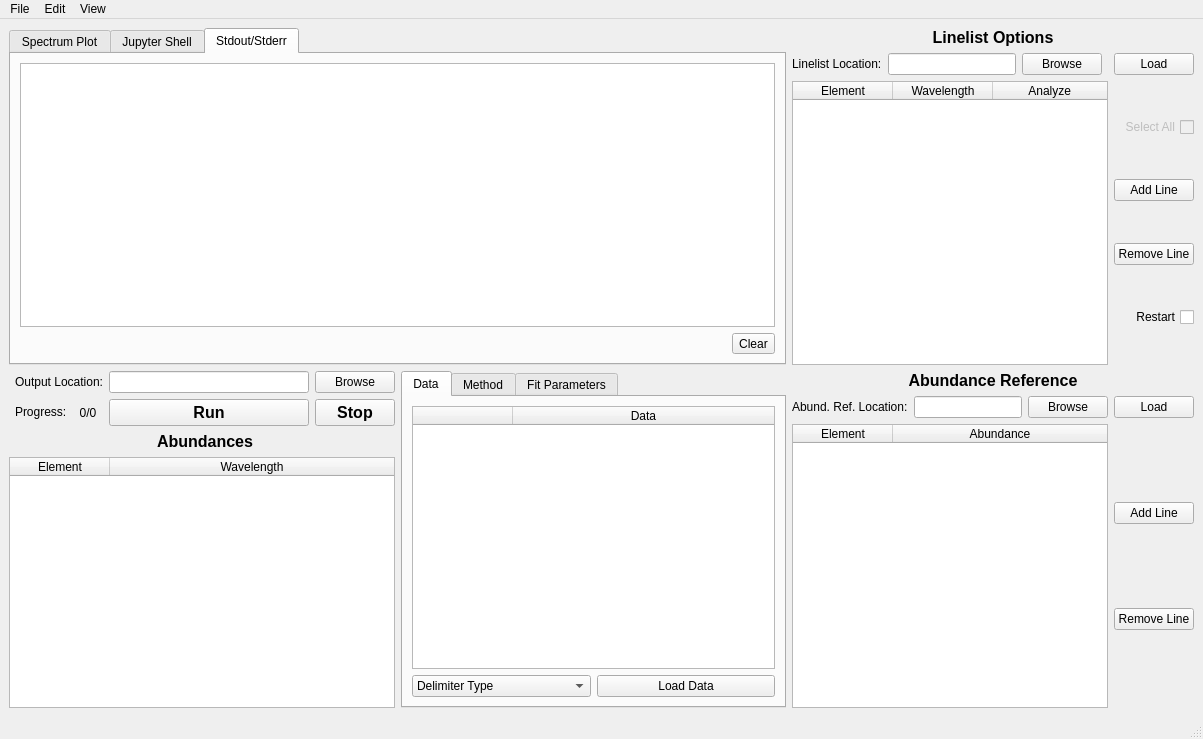
<?xml version="1.0" encoding="UTF-8"?>
<ui version="4.0">
 <class>MEAFS</class>
 <widget class="QMainWindow" name="MEAFS">
  <property name="geometry">
   <rect>
    <x>0</x>
    <y>0</y>
    <width>1203</width>
    <height>739</height>
   </rect>
  </property>
  <property name="windowTitle">
   <string>MEAFS</string>
  </property>
  <widget class="QWidget" name="centralwidget">
   <layout class="QGridLayout" name="gridLayout">
    <item row="4" column="3">
     <layout class="QGridLayout" name="refer">
      <item row="1" column="1">
       <widget class="QLineEdit" name="refername"/>
      </item>
      <item row="0" column="0" colspan="4">
       <widget class="QLabel" name="referlabel">
        <property name="font">
         <font>
          <pointsize>12</pointsize>
          <weight>75</weight>
          <bold>true</bold>
         </font>
        </property>
        <property name="text">
         <string>Abundance Reference</string>
        </property>
        <property name="alignment">
         <set>Qt::AlignCenter</set>
        </property>
       </widget>
      </item>
      <item row="1" column="0">
       <widget class="QLabel" name="referlabel2">
        <property name="font">
         <font>
          <weight>50</weight>
          <bold>false</bold>
         </font>
        </property>
        <property name="text">
         <string>Abund. Ref. Location:</string>
        </property>
       </widget>
      </item>
      <item row="2" column="3">
       <layout class="QVBoxLayout" name="verticalLayout_3">
        <item>
         <widget class="QPushButton" name="referaddline">
          <property name="text">
           <string>Add Line</string>
          </property>
         </widget>
        </item>
        <item>
         <widget class="QPushButton" name="referremoveline">
          <property name="text">
           <string>Remove Line</string>
          </property>
         </widget>
        </item>
       </layout>
      </item>
      <item row="1" column="2">
       <widget class="QPushButton" name="referbrowse">
        <property name="text">
         <string>Browse</string>
        </property>
       </widget>
      </item>
      <item row="1" column="3">
       <widget class="QPushButton" name="referload">
        <property name="text">
         <string>Load</string>
        </property>
       </widget>
      </item>
      <item row="2" column="0" colspan="3">
       <widget class="QTableWidget" name="refercontent">
        <attribute name="horizontalHeaderVisible">
         <bool>true</bool>
        </attribute>
        <attribute name="horizontalHeaderCascadingSectionResizes">
         <bool>false</bool>
        </attribute>
        <attribute name="horizontalHeaderShowSortIndicator" stdset="0">
         <bool>false</bool>
        </attribute>
        <attribute name="horizontalHeaderStretchLastSection">
         <bool>true</bool>
        </attribute>
        <column>
         <property name="text">
          <string>Element</string>
         </property>
        </column>
        <column>
         <property name="text">
          <string>Abundance</string>
         </property>
        </column>
       </widget>
      </item>
     </layout>
    </item>
    <item row="4" column="1">
     <layout class="QGridLayout" name="outputabundances">
      <item row="3" column="4">
       <widget class="QPushButton" name="outputbrowse">
        <property name="text">
         <string>Browse</string>
        </property>
       </widget>
      </item>
      <item row="3" column="3">
       <widget class="QLineEdit" name="outputname"/>
      </item>
      <item row="5" column="1" colspan="4">
       <widget class="QLabel" name="abundanceslabel">
        <property name="font">
         <font>
          <pointsize>12</pointsize>
          <weight>75</weight>
          <bold>true</bold>
         </font>
        </property>
        <property name="text">
         <string>Abundances</string>
        </property>
        <property name="alignment">
         <set>Qt::AlignCenter</set>
        </property>
       </widget>
      </item>
      <item row="6" column="0" colspan="5">
       <widget class="QTableWidget" name="abundancetable">
        <property name="sizePolicy">
         <sizepolicy hsizetype="Expanding" vsizetype="Expanding">
          <horstretch>0</horstretch>
          <verstretch>0</verstretch>
         </sizepolicy>
        </property>
        <attribute name="horizontalHeaderStretchLastSection">
         <bool>true</bool>
        </attribute>
        <column>
         <property name="text">
          <string>Element</string>
         </property>
        </column>
        <column>
         <property name="text">
          <string>Wavelength</string>
         </property>
        </column>
       </widget>
      </item>
      <item row="4" column="4">
       <widget class="QPushButton" name="stop">
        <property name="font">
         <font>
          <pointsize>12</pointsize>
          <weight>75</weight>
          <bold>true</bold>
         </font>
        </property>
        <property name="text">
         <string>Stop</string>
        </property>
       </widget>
      </item>
      <item row="4" column="1">
       <widget class="QLabel" name="progresslabel">
        <property name="sizePolicy">
         <sizepolicy hsizetype="Fixed" vsizetype="Fixed">
          <horstretch>0</horstretch>
          <verstretch>0</verstretch>
         </sizepolicy>
        </property>
        <property name="text">
         <string>Progress:</string>
        </property>
       </widget>
      </item>
      <item row="4" column="3">
       <widget class="QPushButton" name="run">
        <property name="font">
         <font>
          <pointsize>12</pointsize>
          <weight>75</weight>
          <bold>true</bold>
         </font>
        </property>
        <property name="text">
         <string>Run</string>
        </property>
       </widget>
      </item>
      <item row="4" column="2">
       <widget class="QLabel" name="progressvalue">
        <property name="sizePolicy">
         <sizepolicy hsizetype="Preferred" vsizetype="Preferred">
          <horstretch>0</horstretch>
          <verstretch>0</verstretch>
         </sizepolicy>
        </property>
        <property name="text">
         <string>0/0</string>
        </property>
        <property name="alignment">
         <set>Qt::AlignCenter</set>
        </property>
       </widget>
      </item>
      <item row="3" column="1" colspan="2">
       <widget class="QLabel" name="outputlabel">
        <property name="sizePolicy">
         <sizepolicy hsizetype="Fixed" vsizetype="Fixed">
          <horstretch>0</horstretch>
          <verstretch>0</verstretch>
         </sizepolicy>
        </property>
        <property name="font">
         <font>
          <weight>50</weight>
          <bold>false</bold>
         </font>
        </property>
        <property name="text">
         <string>Output Location:</string>
        </property>
       </widget>
      </item>
     </layout>
    </item>
    <item row="3" column="3">
     <layout class="QGridLayout" name="linelist">
      <item row="0" column="0" colspan="5">
       <widget class="QLabel" name="linelistlabel">
        <property name="font">
         <font>
          <pointsize>12</pointsize>
          <weight>75</weight>
          <bold>true</bold>
         </font>
        </property>
        <property name="frameShape">
         <enum>QFrame::NoFrame</enum>
        </property>
        <property name="frameShadow">
         <enum>QFrame::Plain</enum>
        </property>
        <property name="text">
         <string>Linelist Options</string>
        </property>
        <property name="textFormat">
         <enum>Qt::AutoText</enum>
        </property>
        <property name="scaledContents">
         <bool>false</bool>
        </property>
        <property name="alignment">
         <set>Qt::AlignCenter</set>
        </property>
        <property name="textInteractionFlags">
         <set>Qt::NoTextInteraction</set>
        </property>
       </widget>
      </item>
      <item row="1" column="4">
       <widget class="QPushButton" name="linelistload">
        <property name="text">
         <string>Load</string>
        </property>
       </widget>
      </item>
      <item row="1" column="1">
       <widget class="QLineEdit" name="linelistname">
        <property name="sizePolicy">
         <sizepolicy hsizetype="Expanding" vsizetype="Fixed">
          <horstretch>0</horstretch>
          <verstretch>0</verstretch>
         </sizepolicy>
        </property>
       </widget>
      </item>
      <item row="1" column="2">
       <widget class="QPushButton" name="linelistbrowse">
        <property name="text">
         <string>Browse</string>
        </property>
       </widget>
      </item>
      <item row="1" column="0">
       <widget class="QLabel" name="linelistlabel2">
        <property name="enabled">
         <bool>true</bool>
        </property>
        <property name="sizePolicy">
         <sizepolicy hsizetype="Fixed" vsizetype="Preferred">
          <horstretch>0</horstretch>
          <verstretch>0</verstretch>
         </sizepolicy>
        </property>
        <property name="font">
         <font>
          <weight>50</weight>
          <bold>false</bold>
         </font>
        </property>
        <property name="text">
         <string>Linelist Location:</string>
        </property>
       </widget>
      </item>
      <item row="3" column="4">
       <layout class="QVBoxLayout" name="verticalLayout">
        <item>
         <widget class="QCheckBox" name="linelistcheckbox">
          <property name="enabled">
           <bool>false</bool>
          </property>
          <property name="layoutDirection">
           <enum>Qt::RightToLeft</enum>
          </property>
          <property name="text">
           <string>Select All</string>
          </property>
         </widget>
        </item>
        <item>
         <widget class="QPushButton" name="linelistaddline">
          <property name="text">
           <string>Add Line</string>
          </property>
         </widget>
        </item>
        <item>
         <widget class="QPushButton" name="linelistremoveline">
          <property name="text">
           <string>Remove Line</string>
          </property>
         </widget>
        </item>
        <item>
         <widget class="QCheckBox" name="restart">
          <property name="toolTip">
           <string>If there are lines saved in the results file, they will be erased.</string>
          </property>
          <property name="layoutDirection">
           <enum>Qt::RightToLeft</enum>
          </property>
          <property name="text">
           <string>Restart</string>
          </property>
         </widget>
        </item>
       </layout>
      </item>
      <item row="3" column="0" colspan="4">
       <widget class="QTableWidget" name="linelistcontent">
        <property name="sizeAdjustPolicy">
         <enum>QAbstractScrollArea::AdjustIgnored</enum>
        </property>
        <attribute name="horizontalHeaderStretchLastSection">
         <bool>true</bool>
        </attribute>
        <column>
         <property name="text">
          <string> Element </string>
         </property>
        </column>
        <column>
         <property name="text">
          <string> Wavelength </string>
         </property>
        </column>
        <column>
         <property name="text">
          <string> Analyze </string>
         </property>
        </column>
       </widget>
      </item>
     </layout>
    </item>
    <item row="4" column="2">
     <widget class="QTabWidget" name="methodsdatafittab">
      <property name="currentIndex">
       <number>0</number>
      </property>
      <widget class="QWidget" name="datatab">
       <attribute name="title">
        <string>Data</string>
       </attribute>
       <layout class="QGridLayout" name="gridLayout_11">
        <item row="0" column="0">
         <layout class="QGridLayout" name="gridLayout_10">
          <item row="0" column="0" colspan="2">
           <widget class="QTableWidget" name="dataloadtable">
            <property name="sizePolicy">
             <sizepolicy hsizetype="Expanding" vsizetype="Expanding">
              <horstretch>0</horstretch>
              <verstretch>0</verstretch>
             </sizepolicy>
            </property>
            <property name="sizeAdjustPolicy">
             <enum>QAbstractScrollArea::AdjustIgnored</enum>
            </property>
            <attribute name="horizontalHeaderStretchLastSection">
             <bool>true</bool>
            </attribute>
            <attribute name="verticalHeaderVisible">
             <bool>false</bool>
            </attribute>
            <column>
             <property name="text">
              <string/>
             </property>
            </column>
            <column>
             <property name="text">
              <string>Data</string>
             </property>
            </column>
           </widget>
          </item>
          <item row="1" column="0">
           <widget class="QComboBox" name="delimitertype">
            <item>
             <property name="text">
              <string>Delimiter Type</string>
             </property>
            </item>
            <item>
             <property name="text">
              <string>Comma</string>
             </property>
            </item>
            <item>
             <property name="text">
              <string>Tab</string>
             </property>
            </item>
           </widget>
          </item>
          <item row="1" column="1">
           <widget class="QPushButton" name="loaddata">
            <property name="text">
             <string>Load Data</string>
            </property>
           </widget>
          </item>
         </layout>
        </item>
       </layout>
      </widget>
      <widget class="QWidget" name="majormethodstab">
       <attribute name="title">
        <string>Method</string>
       </attribute>
       <layout class="QHBoxLayout" name="horizontalLayout_2">
        <item>
         <layout class="QVBoxLayout" name="methods">
          <item>
           <widget class="QLabel" name="methodconfiglabel">
            <property name="sizePolicy">
             <sizepolicy hsizetype="Preferred" vsizetype="Fixed">
              <horstretch>0</horstretch>
              <verstretch>0</verstretch>
             </sizepolicy>
            </property>
            <property name="font">
             <font>
              <pointsize>12</pointsize>
              <weight>75</weight>
              <bold>true</bold>
             </font>
            </property>
            <property name="autoFillBackground">
             <bool>false</bool>
            </property>
            <property name="text">
             <string>Method Configuration</string>
            </property>
            <property name="alignment">
             <set>Qt::AlignCenter</set>
            </property>
           </widget>
          </item>
          <item>
           <widget class="QComboBox" name="methodbox">
            <item>
             <property name="text">
              <string>Equivalent Width</string>
             </property>
            </item>
            <item>
             <property name="text">
              <string>TurboSpectrum</string>
             </property>
            </item>
            <item>
             <property name="text">
              <string>PFANT</string>
             </property>
            </item>
            <item>
             <property name="text">
              <string>Synthe</string>
             </property>
            </item>
           </widget>
          </item>
          <item>
           <widget class="QTabWidget" name="methodstab">
            <property name="font">
             <font>
              <pointsize>10</pointsize>
             </font>
            </property>
            <property name="accessibleName">
             <string/>
            </property>
            <property name="currentIndex">
             <number>0</number>
            </property>
            <widget class="QWidget" name="eqwidthtab">
             <attribute name="title">
              <string>Eq. Width</string>
             </attribute>
             <layout class="QGridLayout" name="gridLayout_9">
              <item row="0" column="0">
               <layout class="QGridLayout" name="gridLayout_8">
                <item row="2" column="0">
                 <widget class="QLabel" name="convinitguesslabel">
                  <property name="text">
                   <string>Convolution</string>
                  </property>
                 </widget>
                </item>
                <item row="3" column="0">
                 <widget class="QLabel" name="deepthinitguesslabel">
                  <property name="text">
                   <string>Deepth</string>
                  </property>
                 </widget>
                </item>
                <item row="3" column="1">
                 <widget class="QDoubleSpinBox" name="deepthinitguessvalue">
                  <property name="decimals">
                   <number>4</number>
                  </property>
                  <property name="minimum">
                   <double>-99.989999999999995</double>
                  </property>
                 </widget>
                </item>
                <item row="2" column="1">
                 <widget class="QDoubleSpinBox" name="convinitguessvalue">
                  <property name="decimals">
                   <number>4</number>
                  </property>
                  <property name="minimum">
                   <double>-99.989999999999995</double>
                  </property>
                 </widget>
                </item>
                <item row="0" column="1">
                 <widget class="QComboBox" name="ewfuncbox">
                  <item>
                   <property name="text">
                    <string>Gaussian</string>
                   </property>
                  </item>
                  <item>
                   <property name="text">
                    <string>Lorentzian</string>
                   </property>
                  </item>
                  <item>
                   <property name="text">
                    <string>Voigt</string>
                   </property>
                  </item>
                 </widget>
                </item>
                <item row="1" column="0" colspan="2">
                 <widget class="QLabel" name="initguesslabel">
                  <property name="text">
                   <string>Inital Guess</string>
                  </property>
                  <property name="alignment">
                   <set>Qt::AlignCenter</set>
                  </property>
                 </widget>
                </item>
                <item row="0" column="0">
                 <widget class="QLabel" name="ewfunclabel">
                  <property name="text">
                   <string>Profile to Fit</string>
                  </property>
                 </widget>
                </item>
               </layout>
              </item>
             </layout>
            </widget>
            <widget class="QWidget" name="turbspectrumtab">
             <attribute name="title">
              <string>TurboSpectrum</string>
             </attribute>
             <layout class="QGridLayout" name="gridLayout_3">
              <item row="0" column="0">
               <layout class="QGridLayout" name="gridLayout_2">
                <item row="1" column="0">
                 <widget class="QLineEdit" name="turbospectrumconfigname"/>
                </item>
                <item row="3" column="0">
                 <widget class="QLineEdit" name="turbospectrumoutputname"/>
                </item>
                <item row="1" column="1">
                 <widget class="QPushButton" name="turbospectrumconfigbrowse">
                  <property name="text">
                   <string>Browse</string>
                  </property>
                 </widget>
                </item>
                <item row="3" column="1">
                 <widget class="QPushButton" name="turbospectrumoutputbrowse">
                  <property name="text">
                   <string>Browse</string>
                  </property>
                 </widget>
                </item>
                <item row="2" column="0" colspan="2">
                 <widget class="QLabel" name="turbospectrumoutputlabel">
                  <property name="font">
                   <font>
                    <pointsize>10</pointsize>
                    <weight>50</weight>
                    <bold>false</bold>
                   </font>
                  </property>
                  <property name="text">
                   <string>TurboSpectrum Output Location</string>
                  </property>
                  <property name="alignment">
                   <set>Qt::AlignCenter</set>
                  </property>
                 </widget>
                </item>
                <item row="0" column="0" colspan="2">
                 <widget class="QLabel" name="turbospectrumconfiglabel">
                  <property name="font">
                   <font>
                    <pointsize>10</pointsize>
                    <weight>50</weight>
                    <bold>false</bold>
                   </font>
                  </property>
                  <property name="text">
                   <string>TurboSpectrum Configuration File Location</string>
                  </property>
                  <property name="alignment">
                   <set>Qt::AlignCenter</set>
                  </property>
                 </widget>
                </item>
               </layout>
              </item>
             </layout>
            </widget>
            <widget class="QWidget" name="pfanttab">
             <attribute name="title">
              <string>PFANT</string>
             </attribute>
             <layout class="QGridLayout" name="gridLayout_7">
              <item row="0" column="0">
               <layout class="QGridLayout" name="gridLayout_6">
                <item row="0" column="0">
                 <widget class="QLabel" name="label_3">
                  <property name="font">
                   <font>
                    <pointsize>12</pointsize>
                    <weight>75</weight>
                    <bold>true</bold>
                   </font>
                  </property>
                  <property name="text">
                   <string>Not Implemented</string>
                  </property>
                  <property name="alignment">
                   <set>Qt::AlignCenter</set>
                  </property>
                 </widget>
                </item>
               </layout>
              </item>
             </layout>
            </widget>
            <widget class="QWidget" name="synthetab">
             <attribute name="title">
              <string>Synthe</string>
             </attribute>
             <layout class="QGridLayout" name="gridLayout_5">
              <item row="0" column="0">
               <layout class="QGridLayout" name="gridLayout_4">
                <item row="0" column="0">
                 <widget class="QLabel" name="label_4">
                  <property name="font">
                   <font>
                    <pointsize>12</pointsize>
                    <weight>75</weight>
                    <bold>true</bold>
                   </font>
                  </property>
                  <property name="text">
                   <string>Not Implemented</string>
                  </property>
                  <property name="alignment">
                   <set>Qt::AlignCenter</set>
                  </property>
                 </widget>
                </item>
               </layout>
              </item>
             </layout>
            </widget>
           </widget>
          </item>
         </layout>
        </item>
       </layout>
      </widget>
      <widget class="QWidget" name="fitparameterstab">
       <attribute name="title">
        <string>Fit Parameters</string>
       </attribute>
       <layout class="QGridLayout" name="gridLayout_13">
        <item row="0" column="0">
         <layout class="QGridLayout" name="fitparameters">
          <item row="0" column="0">
           <widget class="QLabel" name="linedeflabel">
            <property name="sizePolicy">
             <sizepolicy hsizetype="Fixed" vsizetype="Fixed">
              <horstretch>0</horstretch>
              <verstretch>0</verstretch>
             </sizepolicy>
            </property>
            <property name="text">
             <string>Current</string>
            </property>
            <property name="alignment">
             <set>Qt::AlignCenter</set>
            </property>
           </widget>
          </item>
          <item row="1" column="0" colspan="3">
           <widget class="Line" name="line_2">
            <property name="orientation">
             <enum>Qt::Horizontal</enum>
            </property>
           </widget>
          </item>
          <item row="3" column="0">
           <widget class="QLabel" name="continuumlabel">
            <property name="sizePolicy">
             <sizepolicy hsizetype="Fixed" vsizetype="Preferred">
              <horstretch>0</horstretch>
              <verstretch>0</verstretch>
             </sizepolicy>
            </property>
            <property name="text">
             <string>Continuum</string>
            </property>
            <property name="alignment">
             <set>Qt::AlignCenter</set>
            </property>
           </widget>
          </item>
          <item row="6" column="2">
           <widget class="QDoubleSpinBox" name="abundancevalue">
            <property name="decimals">
             <number>4</number>
            </property>
            <property name="minimum">
             <double>-1000.000000000000000</double>
            </property>
            <property name="maximum">
             <double>1000.000000000000000</double>
            </property>
            <property name="singleStep">
             <double>0.010000000000000</double>
            </property>
           </widget>
          </item>
          <item row="0" column="2">
           <widget class="QLabel" name="linedefvalue">
            <property name="text">
             <string/>
            </property>
           </widget>
          </item>
          <item row="2" column="2">
           <widget class="QDoubleSpinBox" name="lambshifvalue">
            <property name="decimals">
             <number>4</number>
            </property>
            <property name="minimum">
             <double>-1000.000000000000000</double>
            </property>
            <property name="maximum">
             <double>1000.000000000000000</double>
            </property>
            <property name="singleStep">
             <double>0.001000000000000</double>
            </property>
           </widget>
          </item>
          <item row="2" column="1" rowspan="3">
           <widget class="Line" name="line">
            <property name="orientation">
             <enum>Qt::Vertical</enum>
            </property>
           </widget>
          </item>
          <item row="4" column="2">
           <widget class="QDoubleSpinBox" name="convolutionvalue">
            <property name="decimals">
             <number>4</number>
            </property>
            <property name="minimum">
             <double>-1000.000000000000000</double>
            </property>
            <property name="maximum">
             <double>1000.000000000000000</double>
            </property>
            <property name="singleStep">
             <double>0.001000000000000</double>
            </property>
           </widget>
          </item>
          <item row="3" column="2">
           <widget class="QDoubleSpinBox" name="continuumvalue">
            <property name="decimals">
             <number>4</number>
            </property>
            <property name="minimum">
             <double>-1000.000000000000000</double>
            </property>
            <property name="maximum">
             <double>1000.000000000000000</double>
            </property>
            <property name="singleStep">
             <double>0.001000000000000</double>
            </property>
           </widget>
          </item>
          <item row="0" column="1">
           <widget class="Line" name="line_4">
            <property name="orientation">
             <enum>Qt::Vertical</enum>
            </property>
           </widget>
          </item>
          <item row="5" column="0" colspan="3">
           <widget class="QPushButton" name="manualfitbutton">
            <property name="toolTip">
             <string>This Option saves automatically.</string>
            </property>
            <property name="text">
             <string>Manual Fit</string>
            </property>
           </widget>
          </item>
          <item row="2" column="0">
           <widget class="QLabel" name="lambshiflabel">
            <property name="sizePolicy">
             <sizepolicy hsizetype="Fixed" vsizetype="Preferred">
              <horstretch>0</horstretch>
              <verstretch>0</verstretch>
             </sizepolicy>
            </property>
            <property name="text">
             <string>Lamb Shift</string>
            </property>
            <property name="alignment">
             <set>Qt::AlignCenter</set>
            </property>
           </widget>
          </item>
          <item row="4" column="0">
           <widget class="QLabel" name="convolutionlabel">
            <property name="sizePolicy">
             <sizepolicy hsizetype="Fixed" vsizetype="Preferred">
              <horstretch>0</horstretch>
              <verstretch>0</verstretch>
             </sizepolicy>
            </property>
            <property name="text">
             <string>Convolution</string>
            </property>
            <property name="alignment">
             <set>Qt::AlignCenter</set>
            </property>
           </widget>
          </item>
          <item row="6" column="0">
           <widget class="QLabel" name="abundancelabel">
            <property name="sizePolicy">
             <sizepolicy hsizetype="Fixed" vsizetype="Preferred">
              <horstretch>0</horstretch>
              <verstretch>0</verstretch>
             </sizepolicy>
            </property>
            <property name="text">
             <string>Abundance</string>
            </property>
            <property name="alignment">
             <set>Qt::AlignCenter</set>
            </property>
           </widget>
          </item>
          <item row="6" column="1">
           <widget class="Line" name="line_3">
            <property name="orientation">
             <enum>Qt::Vertical</enum>
            </property>
           </widget>
          </item>
          <item row="7" column="0" colspan="3">
           <layout class="QHBoxLayout" name="horizontalLayout">
            <property name="spacing">
             <number>6</number>
            </property>
            <property name="sizeConstraint">
             <enum>QLayout::SetFixedSize</enum>
            </property>
            <item>
             <widget class="QPushButton" name="currentvaluesplotbutton">
              <property name="text">
               <string>Plot Current Values</string>
              </property>
             </widget>
            </item>
            <item>
             <widget class="QPushButton" name="currentvaluessavebutton">
              <property name="text">
               <string>Save Current Values</string>
              </property>
             </widget>
            </item>
           </layout>
          </item>
         </layout>
        </item>
       </layout>
      </widget>
     </widget>
    </item>
    <item row="3" column="1" colspan="2">
     <widget class="QTabWidget" name="tabplotshels">
      <property name="currentIndex">
       <number>2</number>
      </property>
      <widget class="QWidget" name="tabplot">
       <attribute name="title">
        <string>Spectrum Plot</string>
       </attribute>
       <layout class="QHBoxLayout" name="horizontalLayout_4">
        <item>
         <layout class="QHBoxLayout" name="plot"/>
        </item>
       </layout>
      </widget>
      <widget class="QWidget" name="tabjupyshell">
       <attribute name="title">
        <string>Jupyter Shell</string>
       </attribute>
       <layout class="QGridLayout" name="gridLayout_16">
        <item row="0" column="0">
         <layout class="QGridLayout" name="layoutjupyshell"/>
        </item>
       </layout>
      </widget>
      <widget class="QWidget" name="tabstoutstderr">
       <attribute name="title">
        <string>Stdout/Stderr</string>
       </attribute>
       <layout class="QGridLayout" name="gridLayout_12">
        <item row="2" column="1">
         <widget class="QToolButton" name="clearstdbutton">
          <property name="text">
           <string>Clear</string>
          </property>
         </widget>
        </item>
        <item row="1" column="0" colspan="2">
         <widget class="QTextEdit" name="stdtext"/>
        </item>
       </layout>
      </widget>
     </widget>
    </item>
   </layout>
  </widget>
  <widget class="QMenuBar" name="menubar">
   <property name="geometry">
    <rect>
     <x>0</x>
     <y>0</y>
     <width>1203</width>
     <height>30</height>
    </rect>
   </property>
   <widget class="QMenu" name="menuFile">
    <property name="title">
     <string>File</string>
    </property>
    <addaction name="new_2"/>
    <addaction name="open"/>
    <addaction name="separator"/>
    <addaction name="openabundances"/>
    <addaction name="separator"/>
    <addaction name="save"/>
    <addaction name="saveas"/>
    <addaction name="autosave"/>
    <addaction name="separator"/>
    <addaction name="quit"/>
   </widget>
   <widget class="QMenu" name="menuView">
    <property name="title">
     <string>View</string>
    </property>
    <addaction name="fullspec"/>
    <addaction name="checkcontinuumplot"/>
    <addaction name="erasecontinuumplot"/>
   </widget>
   <widget class="QMenu" name="menuEdit">
    <property name="title">
     <string>Edit</string>
    </property>
    <addaction name="fitpar"/>
   </widget>
   <addaction name="menuFile"/>
   <addaction name="menuEdit"/>
   <addaction name="menuView"/>
  </widget>
  <widget class="QStatusBar" name="statusbar"/>
  <action name="actionOpen">
   <property name="text">
    <string>Open</string>
   </property>
  </action>
  <action name="actionSave">
   <property name="text">
    <string>Save</string>
   </property>
  </action>
  <action name="open">
   <property name="text">
    <string>Open...</string>
   </property>
  </action>
  <action name="save">
   <property name="text">
    <string>Save</string>
   </property>
  </action>
  <action name="openabundances">
   <property name="text">
    <string>Open Abundances...</string>
   </property>
  </action>
  <action name="new_2">
   <property name="checkable">
    <bool>false</bool>
   </property>
   <property name="text">
    <string>New...</string>
   </property>
  </action>
  <action name="saveas">
   <property name="text">
    <string>Save as...</string>
   </property>
  </action>
  <action name="quit">
   <property name="text">
    <string>Quit</string>
   </property>
  </action>
  <action name="fullspec">
   <property name="text">
    <string>Change Plot to full spectrum range (CRTL+Shift+V)</string>
   </property>
   <property name="toolTip">
    <string>Change Plot to full spectrum range (CRTL+V)</string>
   </property>
  </action>
  <action name="fitpar">
   <property name="text">
    <string>Fit Parameters</string>
   </property>
  </action>
  <action name="autosave">
   <property name="checkable">
    <bool>true</bool>
   </property>
   <property name="checked">
    <bool>true</bool>
   </property>
   <property name="text">
    <string>Auto Save</string>
   </property>
   <property name="toolTip">
    <string>TESTE</string>
   </property>
  </action>
  <action name="checkcontinuumplot">
   <property name="text">
    <string>Check Continuum</string>
   </property>
  </action>
  <action name="erasecontinuumplot">
   <property name="text">
    <string>Erase Continuum</string>
   </property>
  </action>
 </widget>
 <resources/>
 <connections/>
</ui>
